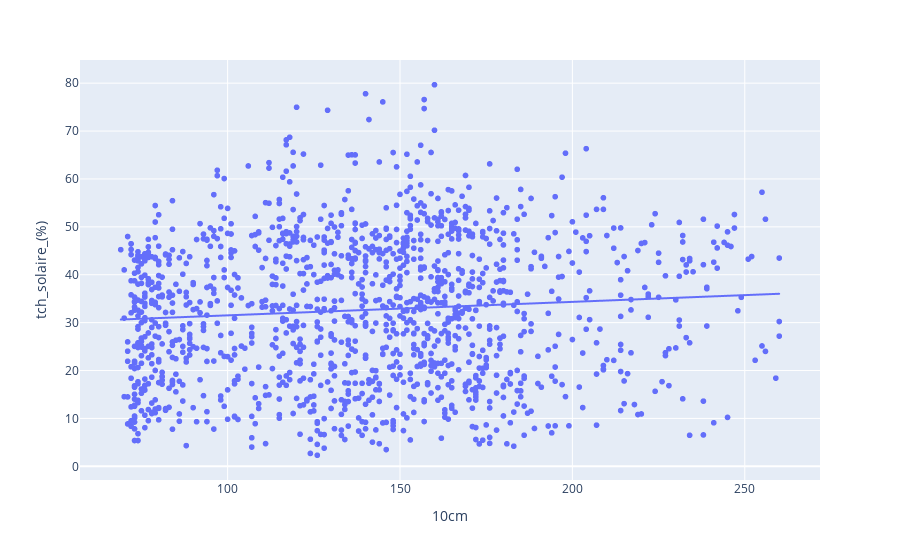

Here is the notebook cell this chart was saved with:
### Code cell
px.scatter(df_final, x="10cm", y=target, trendline='ols')

### Figure 1 — Plotly figure (JSON) as saved in the notebook; plotly's stock layout.template omitted (floating-point values rounded to 4 significant figures; data arrays with more than 128 entries replaced by an {"elided": "..."} marker saying what was removed)
{"data": [{"hovertemplate": "10cm=%{x}<br>tch_solaire_(%)=%{y}<extra></extra>", "legendgroup": "", "marker": {"color": "#636efa", "symbol": "circle"}, "mode": "markers", "name": "", "showlegend": false, "type": "scattergl", "x": {"elided": "1389 float values"}, "xaxis": "x", "y": {"elided": "1389 float values"}, "yaxis": "y"}, {"hovertemplate": "<b>OLS trendline</b><br>tch_solaire_(%) = 0.0281515 * 10cm + 28.7051<br>R<sup>2</sup>=0.006830<br><br>10cm=%{x}<br>tch_solaire_(%)=%{y} <b>(trend)</b><extra></extra>", "legendgroup": "", "marker": {"color": "#636efa", "symbol": "circle"}, "mode": "lines", "name": "", "showlegend": false, "type": "scattergl", "x": {"elided": "1389 float values"}, "xaxis": "x", "y": {"elided": "1389 float values"}, "yaxis": "y"}], "layout": {"legend": {"tracegroupgap": 0}, "margin": {"t": 60}, "xaxis": {"anchor": "y", "domain": [0, 1], "title": {"text": "10cm"}}, "yaxis": {"anchor": "x", "domain": [0, 1], "title": {"text": "tch_solaire_(%)"}}}}
